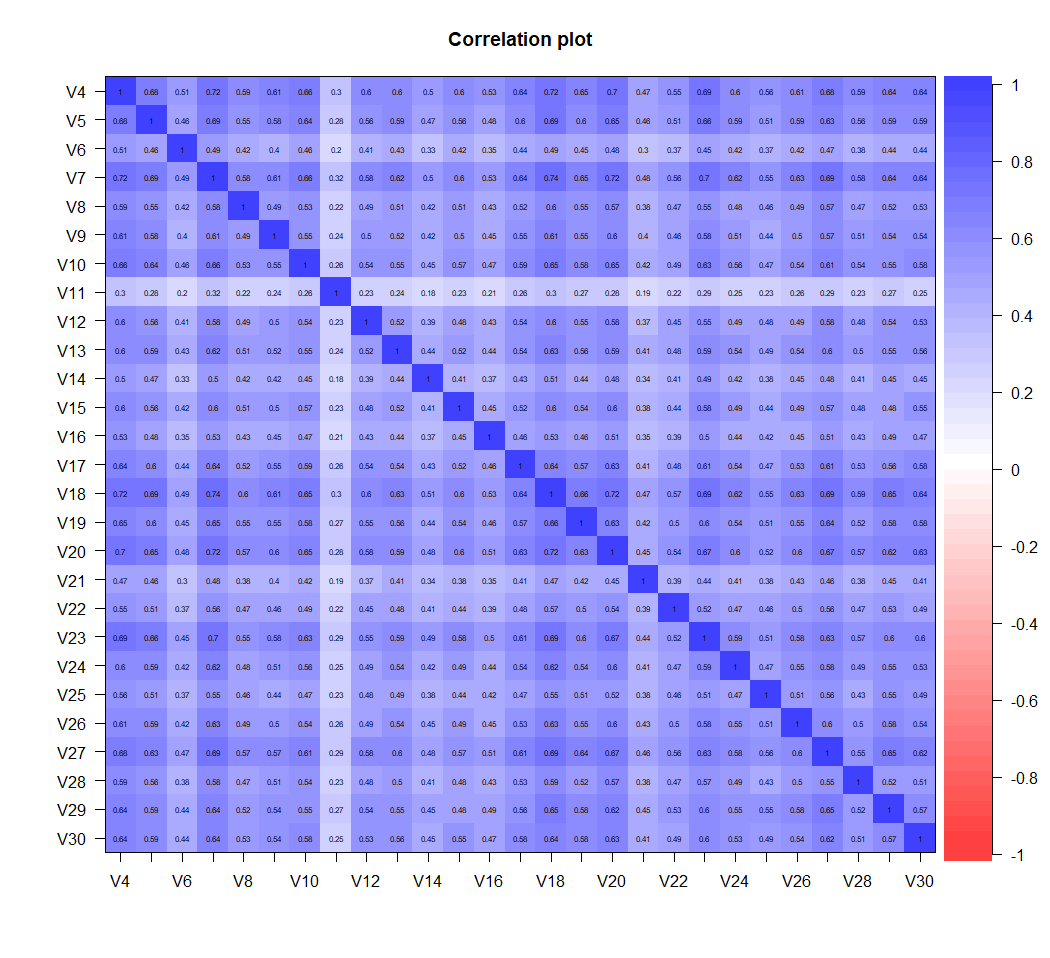

The R source for this figure:
#get correlation matrix of all ranges
file <- read.table("C:/Users/georg/Documents/Uni/Semester_2/Data Science in Life Sciences/Main_project/iCluster_prep/second_Laptop/iCluster_mat_input.txt")
install.packages("psych")
library(psych)

mat_cor <- data.matrix(file[,4:30])
corPlot(mat_cor)

corPlot(file[,4:30])
